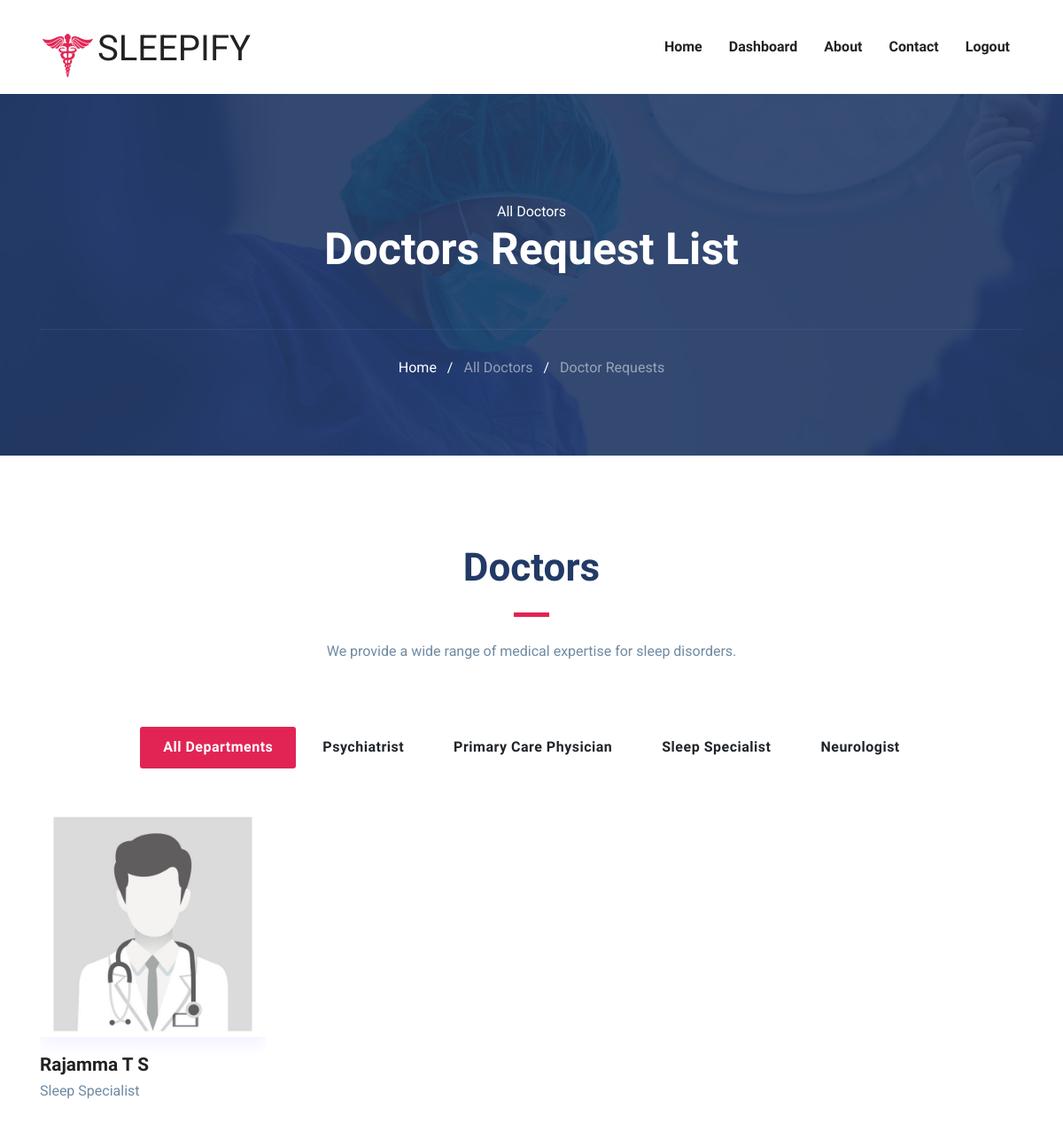
The page /siteAdmin/adminDoctorReqList/ (signed in) on the database its author committed.
### users/models.py (models this page shows, shortened)
class Doctor(models.Model):
    fname = models.CharField(max_length=150)
    lname = models.CharField(max_length=150)
    email = models.EmailField( max_length=150,unique=True)
    phone = models.CharField(max_length=15,unique=True,null=True,blank=True)
    gender_choices = (("Male","Male"),("Female","Female"))
    gender = models.CharField(max_length=20,default=None,null=True,blank=True,choices=gender_choices)
    password = models.CharField(max_length=150)
    license = models.CharField(default=None,max_length=255)
    SPECIALIST_CHOICES = (
    ("Neurologist", "Neurologist"),
    ("Psychiatrist", "Psychiatrist"),
    ("Primary Care Physician", "Primary Care Physician"),
    ("Sleep Specialist", "Sleep Specialist"),
    )
    specialization = models.CharField(max_length=50, default=None, null=True, blank=True, choices=SPECIALIST_CHOICES)
    stts = models.BooleanField(default=False)
    created_on = models.DateField(auto_now_add=True)
    profile_picture = models.ImageField(upload_to='doctor_profiles/', default='default/default.jpg', blank=True,null=True)
    bio = models.TextField(null=True, blank=True)

### siteAdmin/views.py (the view)
# urls.py: path('adminDoctorReqList/',views.adminDoctorReqList,name="adminDoctorReqList"),
@admin_login_required()
def adminDoctorReqList(request):
    doctors = Doctor.objects.filter(stts=False)
    return render(request, 'siteAdmin/doctor-list-req.html', {'doctors': doctors,})

### templates/siteAdmin/doctor-list-req.html (shortened to what this page needs)
{% extends "../base.html" %}
{% load static %}
{% block body %}
{% include "siteAdmin/nav.html" %}
<section class="page-title bg-1">
    <div class="container">
      <div class="row">
        <div class="col-md-12">
          <div class="block text-center">
            <span class="text-white">All Doctors</span>
            <h1 class="text-capitalize mb-5 text-lg">Doctors Request List</h1>
            <ul class="list-inline breadcumb-nav">
              <li class="list-inline-item"><a href="{% url 'adminHome' %}" class="text-white">Home</a></li>
              <li class="list-inline-item"><span class="text-white">/</span></li>
              <li class="list-inline-item"><a href="{% url 'adminDoctorList' %}" class="text-white-50">All Doctors</a></li>
              <li class="list-inline-item"><span class="text-white">/</span></li>
              <li class="list-inline-item"><a href="#" class="text-white-50">Doctor Requests</a></li>
            </ul>
          </div>
        </div>
      </div>
    </div>
  </section>
<section class="section doctors">
    <div class="container">
        <div class="row justify-content-center">
            <div class="col-lg-6 text-center">
                <div class="section-title">
                    <h2>Doctors</h2>
                    <div class="divider mx-auto my-4"></div>
                    <p>We provide a wide range of medical expertise for sleep disorders.</p>
                </div>
            </div>
        </div>
        <div class="col-12 text-center mb-5">
            <div class="btn-group btn-group-toggle" data-toggle="buttons">
                <label class="btn active">
                    <input type="radio" name="shuffle-filter" value="all" checked="checked" /> All Departments
                </label>
                <label class="btn">
                    <input type="radio" name="shuffle-filter" value="Psychiatrist" /> Psychiatrist
                </label>
                <label class="btn">
                    <input type="radio" name="shuffle-filter" value="Primary Care Physician" /> Primary Care Physician
                </label>
                <label class="btn">
                    <input type="radio" name="shuffle-filter" value="Sleep Specialist" /> Sleep Specialist
                </label>
                <label class="btn">
                    <input type="radio" name="shuffle-filter" value="Neurologist" /> Neurologist
                </label>
            </div>
        </div>
        <div class="row shuffle-wrapper portfolio-gallery">
            {% for doctor in doctors %}
            <div class="col-lg-3 col-sm-6 col-md-6 mb-4 shuffle-item" data-groups="[&quot;{{ doctor.specialization }}&quot;]">
                    <div class="position-relative doctor-inner-box">
                        <div class="doctor-profile">
                            <div class="doctor-img">
                                <img src="{{ doctor.profile_picture.url }}" alt="doctor-image" class="img-fluid w-100">
                            </div>
                        </div>
                        <div class="content mt-3">
                            <h4 class="mb-0">
                                <a href="{% url 'adminDoctorReqInfo' doctor.id %}">{{ doctor.fname }} {{ doctor.lname }}</a>
                            </h4>
                            <p>{{ doctor.specialization }}</p>
                        </div>
                    </div>
                </div>
            {% empty %}
                <p class="text-center">No doctors found.</p>
            {% endfor %}
        </div>
    </div>
</section>
{% endblock body %}

### static/css/style.css (style rules this page uses)
html { overflow-x: hidden; }
body { line-height: 1.6; font-family: "Roboto", sans-serif; -webkit-font-smoothing: antialiased; font-size: 16px; color: #6F8BA4; font-weight: 400; }
h1, .h1, h2, .h2, h3, .h3, h4, .h4, h5, .h5, h6, .h6 { font-family: "Exo", sans-serif; font-weight: 700; color: #222; }
h1, .h1 { font-size: 2.5rem; }
h2, .h2 { font-size: 44px; }
h4, .h4 { font-size: 1.3rem; line-height: 30px; }
p { line-height: 30px; }
.btn { display: inline-block; font-size: 14px; font-size: 0.8125rem; font-weight: 700; letter-spacing: .5px; padding: .75rem 2rem; font-family: "Exo", sans-serif; text-transform: uppercase; border-radius: 5px; border: 2px solid transparent; transition: all .35s ease; }
.section { padding: 100px 0; }
.text-lg { font-size: 3.75rem; }
a { color: #222; text-decoration: none; transition: all .35s ease; }
.page-title { padding: 120px 0px 70px 0px; position: relative; }
.page-title .block h1 { color: #fff; }
.page-title .breadcumb-nav { margin-top: 60px; padding-top: 30px; border-top: 1px solid rgba(255, 255, 255, 0.06); }
.section-title { margin-bottom: 70px; }
.section-title h2 { color: #223a66; }
.text-lg { font-size: 50px; }
.bg-1 { background: url("../images/22.jpg") no-repeat 50% 50%; background-size: cover; position: relative; }
.divider { width: 40px; height: 5px; background: #e12454; }
.doctors .btn-group .btn { border-radius: 0px; margin: 0px 2px; text-transform: capitalize; font-size: 16px; padding: .6rem 1.5rem; cursor: pointer; }
.doctors .btn-group .btn.active { box-shadow: none !important; border-color: transparent; background: #e12454; color: #fff; }
.doctors .btn-group > .btn-group:not(:last-child) > .btn, .doctors .btn-group > .btn:not(:last-child):not(.dropdown-toggle), .doctors .btn-group > .btn:not(:first-child) { border-radius: 3px; }
.doctor-inner-box { overflow: hidden; }
.doctor-inner-box .doctor-profile { overflow: hidden; position: relative; box-shadow: 0px 8px 16px 0px rgba(200, 183, 255, 0.2); }
.doctor-inner-box .doctor-profile .doctor-img { transition: all .35s ease; }

### rows shown on the page
Doctor: profile_picture (placeholder picture), fname "Rajamma", lname "T S", specialization "Sleep Specialist"
